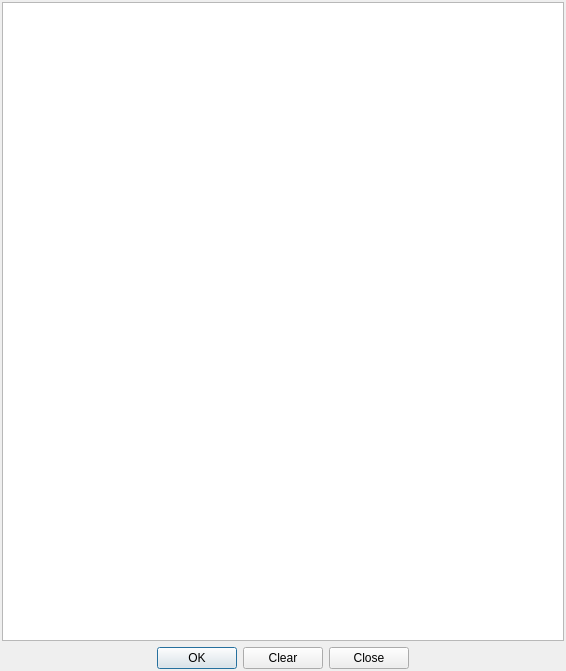
<?xml version="1.0" encoding="UTF-8"?>
<ui version="4.0">
 <class>DlgFilterList</class>
 <widget class="QDialog" name="DlgFilterList">
  <property name="geometry">
   <rect>
    <x>0</x>
    <y>0</y>
    <width>566</width>
    <height>671</height>
   </rect>
  </property>
  <property name="windowTitle">
   <string>Dialog</string>
  </property>
  <layout class="QVBoxLayout" name="verticalLayout">
   <property name="margin">
    <number>2</number>
   </property>
   <item>
    <widget class="QListWidget" name="lstNames">
     <property name="editTriggers">
      <set>QAbstractItemView::NoEditTriggers</set>
     </property>
     <property name="selectionMode">
      <enum>QAbstractItemView::NoSelection</enum>
     </property>
     <property name="selectionBehavior">
      <enum>QAbstractItemView::SelectRows</enum>
     </property>
    </widget>
   </item>
   <item>
    <layout class="QHBoxLayout" name="horizontalLayout">
     <item>
      <spacer name="horizontalSpacer">
       <property name="orientation">
        <enum>Qt::Horizontal</enum>
       </property>
       <property name="sizeHint" stdset="0">
        <size>
         <width>40</width>
         <height>20</height>
        </size>
       </property>
      </spacer>
     </item>
     <item>
      <widget class="QPushButton" name="btnOk">
       <property name="text">
        <string>OK</string>
       </property>
       <property name="icon">
        <iconset resource="res.qrc">
         <normaloff>:/res/ok.png</normaloff>:/res/ok.png</iconset>
       </property>
      </widget>
     </item>
     <item>
      <widget class="QPushButton" name="btnClear">
       <property name="text">
        <string>Clear</string>
       </property>
       <property name="icon">
        <iconset resource="res.qrc">
         <normaloff>:/res/clear.png</normaloff>:/res/clear.png</iconset>
       </property>
      </widget>
     </item>
     <item>
      <widget class="QPushButton" name="btnCancel">
       <property name="text">
        <string>Close</string>
       </property>
       <property name="icon">
        <iconset resource="res.qrc">
         <normaloff>:/res/cancel.png</normaloff>:/res/cancel.png</iconset>
       </property>
      </widget>
     </item>
     <item>
      <spacer name="horizontalSpacer_2">
       <property name="orientation">
        <enum>Qt::Horizontal</enum>
       </property>
       <property name="sizeHint" stdset="0">
        <size>
         <width>40</width>
         <height>20</height>
        </size>
       </property>
      </spacer>
     </item>
    </layout>
   </item>
  </layout>
 </widget>
 <resources>
  <include location="res.qrc"/>
 </resources>
 <connections/>
</ui>
